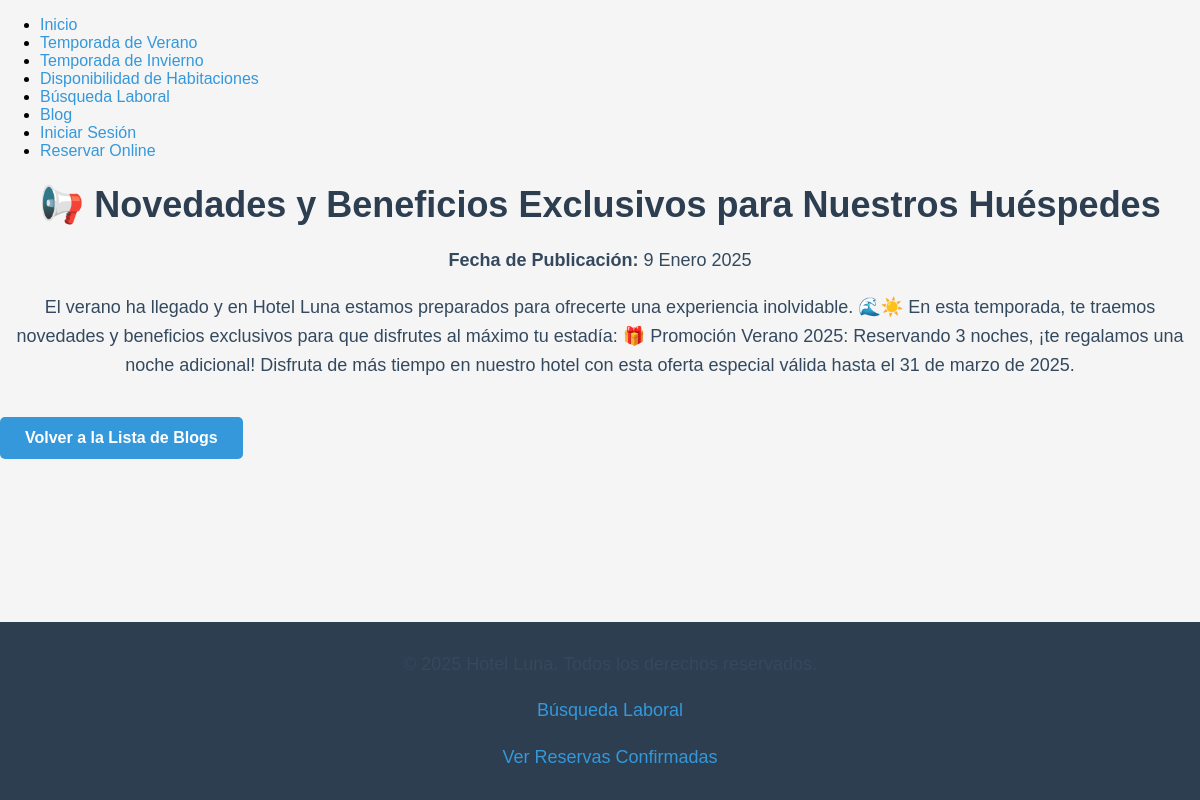
The app's page /blog/2/ with its own data.
### blog/models.py (models this page shows, shortened)
class Blog(models.Model):
    titulo = models.CharField(max_length=100, verbose_name="Título")
    contenido = models.TextField(verbose_name="Contenido")
    autor = models.ForeignKey(User, on_delete=models.SET_NULL, null=True, verbose_name="Autor")
    fecha_publicacion = models.DateField(auto_now_add=True, verbose_name="Fecha de Publicación")
    disponible = models.BooleanField(default=True, verbose_name="Disponible")

### blog/views.py (the view)
# urls.py: path('<int:id>/', views.detalle_blog, name='detalle_blog'),
def detalle_blog(request, id):
    blog = get_object_or_404(Blog, id=id)
    return render(request, 'blog/detalle_blog.html', {'blog': blog})

### blog/templates/blog/detalle_blog.html (shortened to what this page needs)
{% extends "base.html" %}
{% block content %}
<h1>{{ blog.titulo }}</h1>
<p><strong>Fecha de Publicación:</strong> {{ blog.fecha_publicacion }}</p>
<p>{{ blog.contenido }}</p>
<a href="{% url 'blog:lista_blogs' %}" class="button">Volver a la Lista de Blogs</a>
{% endblock %}

### static/css/styles.css (style rules this page uses)
body { font-family: 'Arial', sans-serif; margin: 0; padding: 0; background-color: #f5f5f5; }
h1 { color: #2c3e50; text-align: center; font-size: 36px; margin-bottom: 20px; }
p { color: #34495e; text-align: center; font-size: 18px; line-height: 1.6; }
a { color: #3498db; text-decoration: none; }
.button { display: inline-block; padding: 12px 25px; margin-top: 20px; background-color: #3498db; color: white; text-align: center; border-radius: 5px; font-weight: bold; text-decoration: none; }

### records on screen
Blog: titulo "📢 Novedades y Beneficios Exclusivos para Nuestros Huéspedes", fecha_publicacion "9 Enero 2025", contenido "El verano ha llegado y en Hotel Luna estamos preparados para ofrecerte una experiencia inolvidable. 🌊☀️ En esta temporada, te traemos novedades y beneficios exclusivos para que disfrutes al máximo tu estadía: 🎁 Promoción Verano 2025: Reservando 3 noches, ¡te regalamos una noche adicional! Disfruta de más tiempo en nuestro hotel con esta oferta especial válida hasta el 31 de marzo de 2025."
